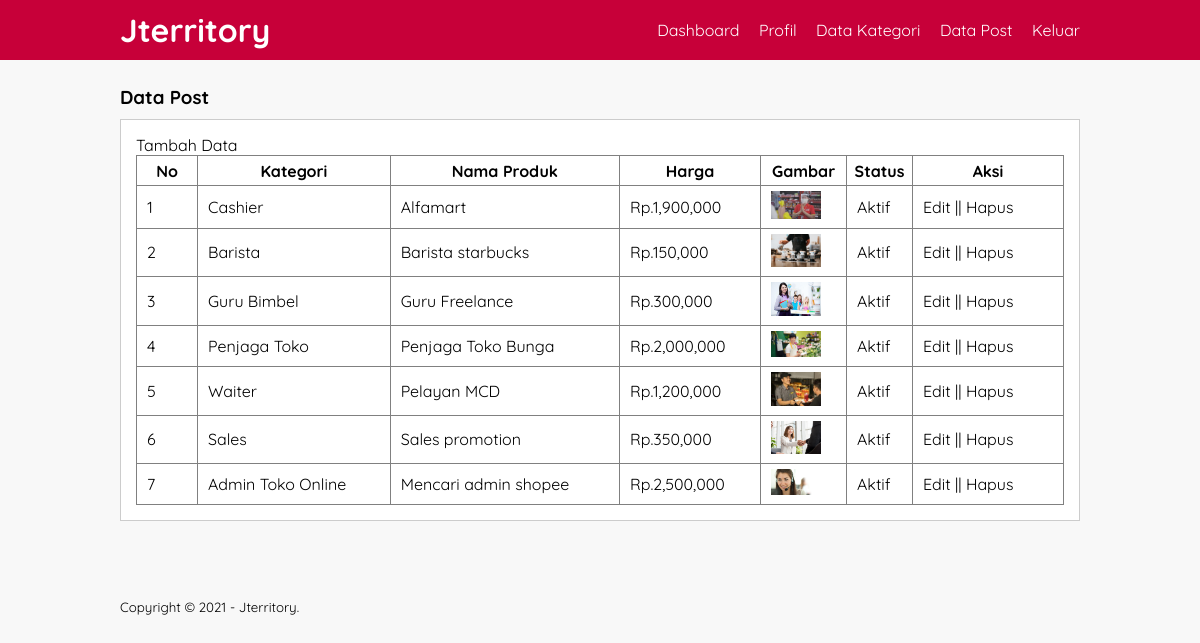
The app's page /data-produk.php (signed in) with its own data.
### tables this page shows
CREATE TABLE `tb_product` (
  `product_id` int(11) NOT NULL,
  `category_id` int(11) NOT NULL,
  `product_name` varchar(100) NOT NULL,
  `product_price` int(11) NOT NULL,
  `product_description` text NOT NULL,
  `product_image` varchar(100) NOT NULL,
  `product_status` tinyint(1) NOT NULL,
  `product_created` timestamp NOT NULL DEFAULT current_timestamp()
);

CREATE TABLE `tb_category` (
  `category_id` int(11) NOT NULL,
  `category_name` varchar(25) NOT NULL
);

### data-produk.php (the view, shortened to what this page needs)
<?php
	include 'db.php';
 ?>
<!DOCTYPE html>
<html>
<head>
	<link rel="stylesheet" type="text/css" href="css/style.css">
</head>
<body>
	<header>
			<div class="container">
			<h1><a href="dashboard.php">Jterritory</a></h1>
			<ul>
				<li><a href="dashboard.php">Dashboard</a></li>
				<li><a href="profil.php">Profil</a></li>
				<li><a href="data-kategori.php">Data Kategori</a></li>
				<li><a href="data-produk.php">Data Post</a></li>
				<li><a href="keluar.php">Keluar</a></li>
			</ul>
	    </div>
	</header>
	<div class="section">
		<div class="container">
			<h3>Data Post</h3>
			<div class="box">
				<p><a href="tambah-produk.php">Tambah Data</a></p>
				<table border="1" cellspacing="0" class="table">
					<thead>
						<tr>
							<th width="60px">No</th>
							<th>Kategori</th>
							<th>Nama Produk</th>
							<th>Harga</th>
							<th>Gambar</th>
							<th>Status</th>
							<th width="150px">Aksi</th>
						</tr>
					</thead>
					<tbody>
						<?php
							$no = 1;
							$produk = mysqli_query($conn, "SELECT * FROM tb_product LEFT JOIN tb_category USING (category_id) ORDER BY product_id DESC");
							if(mysqli_num_rows($produk) > 0 ){
							while($row = mysqli_fetch_array($produk)){
						 ?>
						<tr>
							<td><?php echo $no++ ?></td>
							<td><?php echo $row['category_name'] ?></td>
							<td><?php echo $row['product_name'] ?></td>
							<td>Rp.<?php echo number_format($row['product_price']) ?></td>
							<td><a href="produk/<?php echo $row['product_image'] ?>" target="_blank"><img src="produk/<?php echo $row['product_image'] ?>" width="50px"></td>
							<td><?php echo ($row['product_status'] == 0)? 'Tidak Aktif':'Aktif'; ?></td>
							<td>
								<a href="edit-produk.php?id=<?php echo $row['product_id'] ?>">Edit</a> || <a href="proses-hapus.php?idp=<?php echo $row['product_id'] ?>" onclick="return confirm('yakin ingin hapus?')">Hapus</a>
							</td>
						</tr>
					<?php }} else{ ?>
						<tr>
							<td colspan="7">Tidak ada data</td>
						</tr>
				<?php } ?>
					</tbody>
				</table>
			</div>
		</div>
	</div>
	<footer>
		<div class="container">
			<small>Copyright &copy; 2021 - Jterritory.</small>
		</div>
	</footer>
</body>
</html>

### css/style.css (style rules this page uses)
* { padding:0; margin:0; font-family: 'Quicksand', sans-serif; }
body { background-color: #f8f8f8; }
a { color: inherit; text-decoration: none; }
header { background-color: #C70039; color: #fff; }
header h1 { float: left; padding:10px 0; }
header ul { float: right; }
header ul li { display: inline-block; }
header ul li a { padding:20px 0 20px 15px; display: inline-block; }
footer { padding:25px 0; }
.container { width: 80%; margin:0 auto; }
.container:after { content: ''; display: block; clear: both; }
.section { padding:25px 0; }
.box { background-color: #fff; border:1px solid #ccc; padding:15px; box-sizing: border-box; margin:10px 0 25px 0; }
.box:after { content: ''; display: block; clear: both; }
.table { width: 100%; border-collapse: collapse; }
.table tr { height:30px; }
.table tr td { padding:5px 10px; }

### records on screen
tb_product: category.category_name "Cashier", product_name "Alfamart", product_price "1,900,000", product_image (picture), product_status "Aktif"
tb_product: category.category_name "Barista", product_name "Barista starbucks", product_price "150,000", product_image (picture), product_status "Aktif"
tb_product: category.category_name "Guru Bimbel", product_name "Guru Freelance", product_price "300,000", product_image (picture), product_status "Aktif"
tb_product: category.category_name "Penjaga Toko", product_name "Penjaga Toko Bunga", product_price "2,000,000", product_image (picture), product_status "Aktif"
tb_product: category.category_name "Waiter", product_name "Pelayan MCD", product_price "1,200,000", product_image (picture), product_status "Aktif"
tb_product: category.category_name "Sales", product_name "Sales promotion", product_price "350,000", product_image (picture), product_status "Aktif"
tb_product: category.category_name "Admin Toko Online", product_name "Mencari admin shopee", product_price "2,500,000", product_image (picture), product_status "Aktif"
